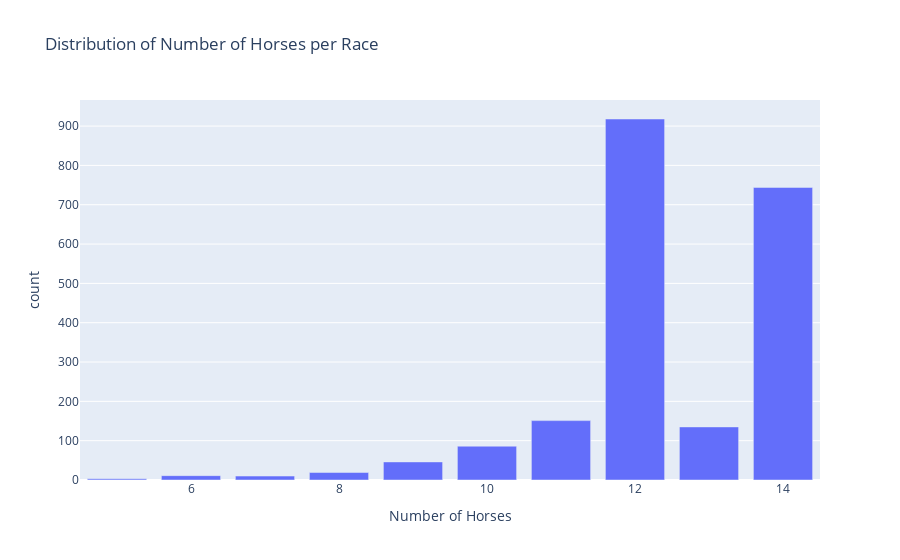

Notebook code for this chart:
### Code cell
numHorsePerRace = df_train.groupby('race_id')['horse_id'].count().value_counts()
Number_of_horses=numHorsePerRace.index
fig=px.bar(x=Number_of_horses, y=numHorsePerRace.values,labels={'x':'Number of Horses','y':'count'},
            title='Distribution of Number of Horses per Race')
fig.show()

### Figure 1 — Plotly figure (JSON) as saved in the notebook; plotly's stock layout.template omitted (floating-point values rounded to 4 significant figures)
{"data": [{"alignmentgroup": "True", "hovertemplate": "Number of Horses=%{x}<br>count=%{y}<extra></extra>", "legendgroup": "", "marker": {"color": "#636efa", "pattern": {"shape": ""}}, "name": "", "offsetgroup": "", "orientation": "v", "showlegend": false, "textposition": "auto", "type": "bar", "x": [12, 14, 11, 13, 10, 9, 8, 6, 7, 5], "xaxis": "x", "y": [918, 744, 151, 135, 86, 46, 19, 11, 10, 3], "yaxis": "y"}], "layout": {"barmode": "relative", "legend": {"tracegroupgap": 0}, "title": {"text": "Distribution of Number of Horses per Race"}, "xaxis": {"anchor": "y", "domain": [0, 1], "title": {"text": "Number of Horses"}}, "yaxis": {"anchor": "x", "domain": [0, 1], "title": {"text": "count"}}}}
